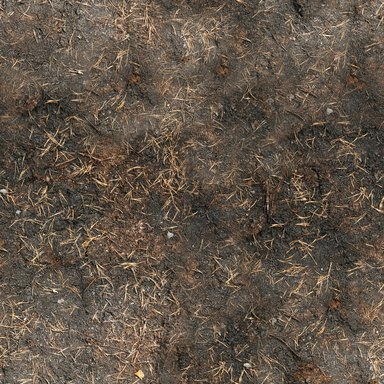
#> input picture assets/ground/ash.jpg, 384 x 384 px, given in place of grass_d.jpg, which was not available
$ python bake_ground.py
#> lines starting #> are read from the running program, lines starting #| are printed output that depends on the picture; pictures that were not available may be replaced by others from this repository, and a replacement may not be noted
"""Текстура земли: фото (diffuse) + впечённый свет из карты нормалей (nor_gl),
свет слева-сверху экрана (мир -1,-1) — камешки/листья/комья получают объём.
Размер SIZE (GROUND_TEX_PX). Источник — Poly Haven 2K (diff + nor_gl), уменьшение LANCZOS.
Свет считается на полном 2K и только потом уменьшается — мелкий объём не теряется."""
import numpy as np
from PIL import Image, ImageEnhance
OUT='/home/user/survival-game/assets/ground/'
ADJ={'swamp':(0.95,1),'riverbed':(0.9,1),'rocky':(0.58,0.75)}
L=np.array([-0.55,-0.55,0.63]); L=L/np.linalg.norm(L)
SIZE=512
for k in ['grass','light','path','dark','ash','swamp','riverbed','rocky']:
    d=Image.open(f'{k}_d.jpg').convert('RGB')
#> d is the input picture: PIL image 384x384 RGB; mean R, G, B 97.4, 84.9, 72.2
    n=np.array(Image.open(f'{k}_n.jpg').convert('RGB').resize(d.size,Image.LANCZOS)).astype(np.float32)/255*2-1
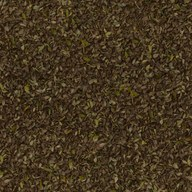
#> input picture assets/ground/dark.jpg, 192 x 192 px, given in place of grass_n.jpg, which was not available
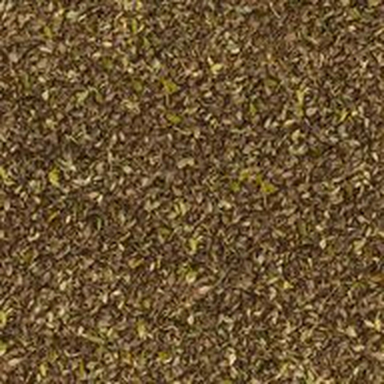
#> n: shape (384, 384, 3) float32; mean R, G, B -0.459, -0.578, -0.75; drawn with min black and max white
    nx,ny,nz=n[:,:,0],-n[:,:,1],n[:,:,2]                 # GL: зелёный вверх -> ось картинки вниз
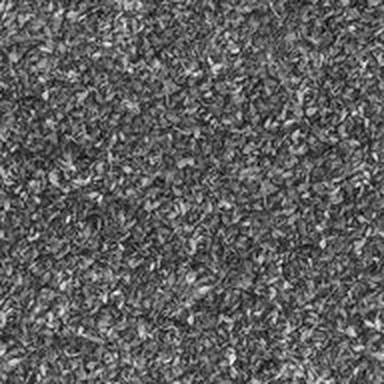
#> nx: shape (384, 384) float32; min -0.906, max 0.294, mean -0.459; drawn with min black and max white
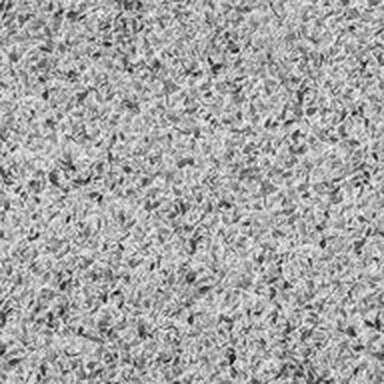
#> ny: shape (384, 384) float32; min -0.2, max 1, mean 0.578; drawn with min black and max white
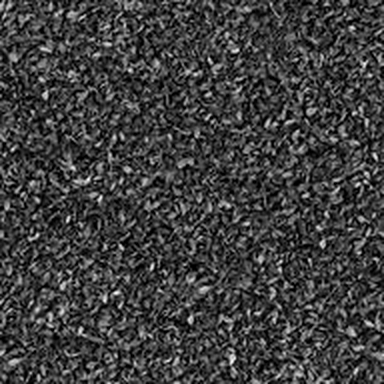
#> nz: shape (384, 384) float32; min -1, max 0.00392, mean -0.75; drawn with min black and max white
    shade=(nx*L[0]+ny*L[1]+nz*L[2])/L[2]                  # 1 на ровном
    f=np.clip(0.55+0.45*shade,0.35,1.45)[:,:,None]
    a=np.array(d).astype(np.float32)*f
    im=Image.fromarray(a.clip(0,255).astype(np.uint8)).resize((SIZE,SIZE),Image.LANCZOS)
    b,c=ADJ.get(k,(1,1))
    if c!=1: im=ImageEnhance.Contrast(im).enhance(c)
    if b!=1: im=ImageEnhance.Brightness(im).enhance(b)
    # подогнать среднюю яркость к прежней текстуре, чтобы биомы не поменяли тон
    old=np.array(Image.open(OUT+k+'.jpg').convert('RGB')).astype(np.float32).mean((0,1))
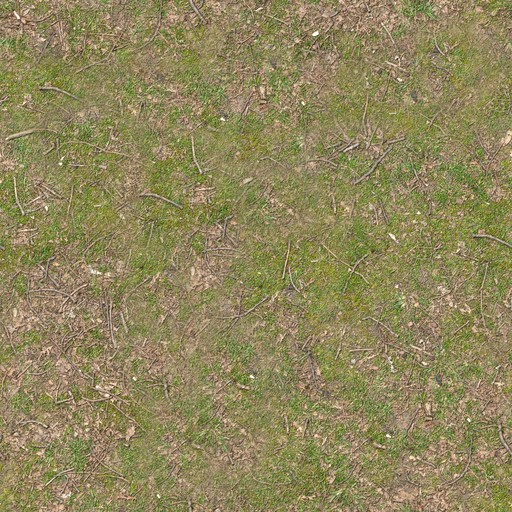
#> input picture assets/ground/grass.jpg, 512 x 512 px, found by its file name
#> old = [143.8, 134, 91.93]
    new=np.array(im).astype(np.float32).mean((0,1))
#> new = [33.66, 29.27, 24.81]
    im=Image.fromarray((np.array(im).astype(np.float32)*(old/new)).clip(0,255).astype(np.uint8))
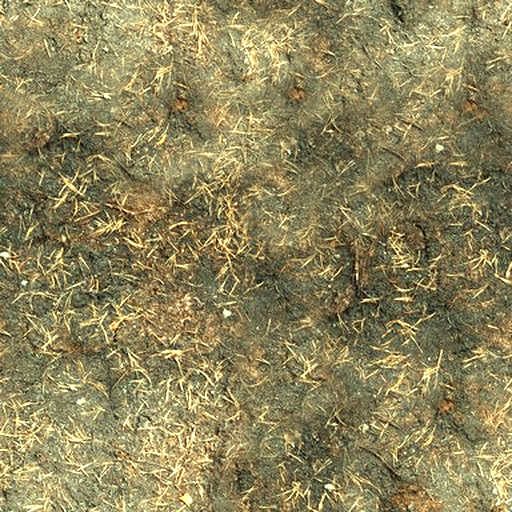
#> im: PIL image 512x512 RGB; mean R, G, B 142.6, 133, 91.4
#> (the run stopped early here; a loop or call above may not have finished)
